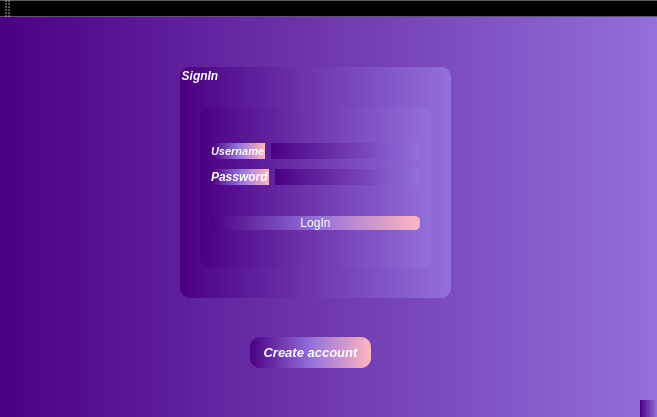
<?xml version="1.0" encoding="UTF-8"?>
<ui version="4.0">
 <class>LoginInterfaceClass</class>
 <widget class="QMainWindow" name="LoginInterfaceClass">
  <property name="geometry">
   <rect>
    <x>0</x>
    <y>0</y>
    <width>657</width>
    <height>417</height>
   </rect>
  </property>
  <property name="windowTitle">
   <string>LoginInterface</string>
  </property>
  <property name="styleSheet">
   <string notr="true">background: qlineargradient(spread:pad, x1:0, y1:0, x2:1, y2:0, stop:0 rgba(75, 0, 130, 255), stop:1 rgba(147, 112, 219, 255));</string>
  </property>
  <widget class="QWidget" name="centralWidget">
   <widget class="QGroupBox" name="groupBox">
    <property name="geometry">
     <rect>
      <x>180</x>
      <y>50</y>
      <width>271</width>
      <height>231</height>
     </rect>
    </property>
    <property name="font">
     <font>
      <italic>true</italic>
      <bold>true</bold>
     </font>
    </property>
    <property name="styleSheet">
     <string notr="true">border-radius: 10px;
background: qlineargradient(spread:pad, x1:0, y1:0, x2:1, y2:0, stop:0 rgba(75, 0, 130, 255), stop:1 rgba(147, 112, 219, 255));


color:white

;</string>
    </property>
    <property name="title">
     <string>SignIn</string>
    </property>
    <widget class="QWidget" name="layoutWidget">
     <property name="geometry">
      <rect>
       <x>20</x>
       <y>40</y>
       <width>231</width>
       <height>161</height>
      </rect>
     </property>
     <layout class="QVBoxLayout" name="verticalLayout_3">
      <item>
       <layout class="QVBoxLayout" name="verticalLayout_2">
        <item>
         <layout class="QVBoxLayout" name="verticalLayout">
          <property name="spacing">
           <number>10</number>
          </property>
          <property name="sizeConstraint">
           <enum>QLayout::SetDefaultConstraint</enum>
          </property>
          <property name="rightMargin">
           <number>1</number>
          </property>
          <item>
           <layout class="QHBoxLayout" name="horizontalLayout">
            <item>
             <widget class="QLabel" name="label">
              <property name="font">
               <font>
                <pointsize>8</pointsize>
                <italic>true</italic>
                <bold>true</bold>
               </font>
              </property>
              <property name="styleSheet">
               <string notr="true">background-color: qlineargradient(spread:pad, x1:0, y1:0, x2:1, y2:0, stop:0 rgba(75, 0, 130, 255), stop:0.5 rgba(147, 112, 219, 255), stop:1 rgba(255, 182, 193, 255));
color: white;
</string>
              </property>
              <property name="text">
               <string>Username</string>
              </property>
             </widget>
            </item>
            <item>
             <widget class="QLineEdit" name="userName">
              <property name="styleSheet">
               <string notr="true">
;
border-radius: 10px;</string>
              </property>
             </widget>
            </item>
           </layout>
          </item>
          <item>
           <layout class="QHBoxLayout" name="horizontalLayout_2">
            <item>
             <widget class="QLabel" name="label_2">
              <property name="font">
               <font>
                <pointsize>9</pointsize>
                <italic>true</italic>
                <bold>true</bold>
               </font>
              </property>
              <property name="styleSheet">
               <string notr="true">background-color: qlineargradient(spread:pad, x1:0, y1:0, x2:1, y2:0, stop:0 rgba(75, 0, 130, 255), stop:0.5 rgba(147, 112, 219, 255), stop:1 rgba(255, 182, 193, 255));
color:white</string>
              </property>
              <property name="text">
               <string>Password</string>
              </property>
             </widget>
            </item>
            <item>
             <widget class="QLineEdit" name="password">
              <property name="styleSheet">
               <string notr="true">
border-radius: 10px;</string>
              </property>
             </widget>
            </item>
           </layout>
          </item>
         </layout>
        </item>
       </layout>
      </item>
      <item>
       <widget class="QPushButton" name="LogIn">
        <property name="styleSheet">
         <string notr="true">background-color: qlineargradient(spread:pad, x1:0, y1:0, x2:1, y2:0, stop:0 rgba(75, 0, 130, 255), stop:0.5 rgba(147, 112, 219, 255), stop:1 rgba(255, 182, 193, 255))
;
color: white;
border-radius: 5px;</string>
        </property>
        <property name="text">
         <string>LogIn</string>
        </property>
       </widget>
      </item>
     </layout>
    </widget>
   </widget>
   <widget class="QPushButton" name="pushButton_4">
    <property name="geometry">
     <rect>
      <x>250</x>
      <y>320</y>
      <width>121</width>
      <height>31</height>
     </rect>
    </property>
    <property name="font">
     <font>
      <pointsize>10</pointsize>
      <italic>true</italic>
      <bold>true</bold>
     </font>
    </property>
    <property name="styleSheet">
     <string notr="true">background: qlineargradient(spread:pad, x1:0, y1:0, x2:1, y2:0, stop:0 rgba(75, 0, 130, 255), stop:0.5 rgba(147, 112, 219, 255), stop:1 rgba(255, 182, 193, 255));

color: white;
border-radius: 10px;</string>
    </property>
    <property name="text">
     <string>Create account</string>
    </property>
   </widget>
  </widget>
  <widget class="QMenuBar" name="menuBar">
   <property name="geometry">
    <rect>
     <x>0</x>
     <y>0</y>
     <width>657</width>
     <height>22</height>
    </rect>
   </property>
  </widget>
  <widget class="QToolBar" name="mainToolBar">
   <attribute name="toolBarArea">
    <enum>TopToolBarArea</enum>
   </attribute>
   <attribute name="toolBarBreak">
    <bool>false</bool>
   </attribute>
  </widget>
  <widget class="QStatusBar" name="statusBar"/>
 </widget>
 <layoutdefault spacing="6" margin="11"/>
 <resources/>
 <connections/>
</ui>
